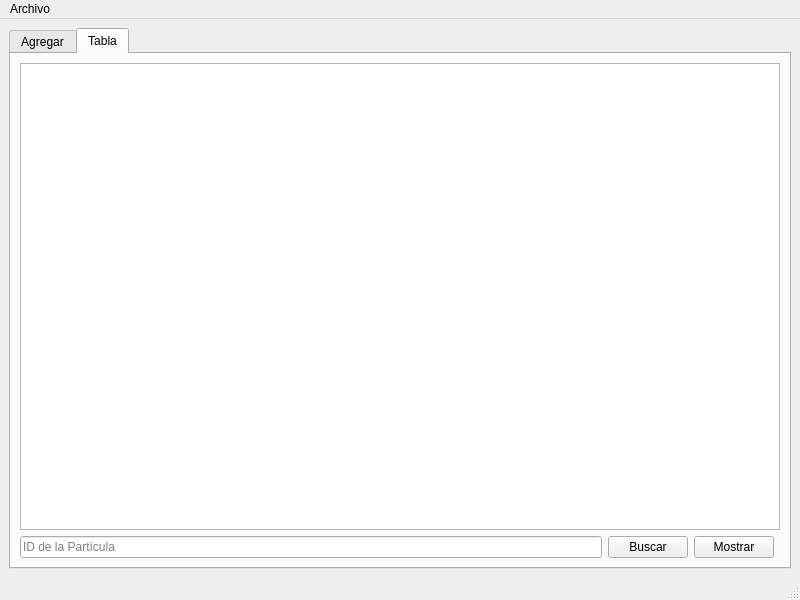
<?xml version="1.0" encoding="UTF-8"?>
<ui version="4.0">
 <class>MainWindow</class>
 <widget class="QMainWindow" name="MainWindow">
  <property name="geometry">
   <rect>
    <x>0</x>
    <y>0</y>
    <width>800</width>
    <height>600</height>
   </rect>
  </property>
  <property name="windowTitle">
   <string>MainWindow</string>
  </property>
  <widget class="QWidget" name="centralwidget">
   <layout class="QGridLayout" name="gridLayout_2">
    <item row="0" column="0">
     <widget class="QTabWidget" name="tabWidget">
      <property name="currentIndex">
       <number>1</number>
      </property>
      <widget class="QWidget" name="tab_3">
       <attribute name="title">
        <string>Agregar</string>
       </attribute>
       <widget class="QPlainTextEdit" name="Salida">
        <property name="geometry">
         <rect>
          <x>310</x>
          <y>10</y>
          <width>451</width>
          <height>491</height>
         </rect>
        </property>
       </widget>
       <widget class="QGroupBox" name="groupBox">
        <property name="geometry">
         <rect>
          <x>9</x>
          <y>9</y>
          <width>291</width>
          <height>491</height>
         </rect>
        </property>
        <property name="title">
         <string>Partículas</string>
        </property>
        <layout class="QGridLayout" name="gridLayout">
         <item row="9" column="0" colspan="3">
          <widget class="QPushButton" name="Agregar_Inicio_pushButton">
           <property name="text">
            <string>Agregar Inicio</string>
           </property>
          </widget>
         </item>
         <item row="0" column="1" colspan="2">
          <widget class="QSpinBox" name="ID_spinBox">
           <property name="maximum">
            <number>100000000</number>
           </property>
          </widget>
         </item>
         <item row="7" column="2">
          <widget class="QSpinBox" name="Green_spinBox">
           <property name="maximum">
            <number>255</number>
           </property>
          </widget>
         </item>
         <item row="8" column="2">
          <widget class="QSpinBox" name="Blue_spinBox">
           <property name="maximum">
            <number>255</number>
           </property>
          </widget>
         </item>
         <item row="3" column="0">
          <widget class="QLabel" name="label_4">
           <property name="text">
            <string>Destino en X</string>
           </property>
          </widget>
         </item>
         <item row="3" column="1" colspan="2">
          <widget class="QSpinBox" name="Destino_X_spinBox">
           <property name="maximum">
            <number>500</number>
           </property>
          </widget>
         </item>
         <item row="7" column="1">
          <widget class="QLabel" name="label_9">
           <property name="text">
            <string>Green</string>
           </property>
          </widget>
         </item>
         <item row="8" column="1">
          <widget class="QLabel" name="label_10">
           <property name="text">
            <string>Blue</string>
           </property>
          </widget>
         </item>
         <item row="11" column="0" colspan="3">
          <widget class="QPushButton" name="Mostrar_pushButton">
           <property name="text">
            <string>Mostrar</string>
           </property>
          </widget>
         </item>
         <item row="4" column="0">
          <widget class="QLabel" name="label_5">
           <property name="text">
            <string>Destino en Y</string>
           </property>
          </widget>
         </item>
         <item row="6" column="2">
          <widget class="QSpinBox" name="Red_spinBox">
           <property name="maximum">
            <number>255</number>
           </property>
          </widget>
         </item>
         <item row="10" column="0" colspan="3">
          <widget class="QPushButton" name="Agregar_Final_pushButton">
           <property name="text">
            <string>Agregar Final</string>
           </property>
          </widget>
         </item>
         <item row="4" column="1" colspan="2">
          <widget class="QSpinBox" name="Destino_Y_spinBox">
           <property name="maximum">
            <number>500</number>
           </property>
          </widget>
         </item>
         <item row="2" column="1" colspan="2">
          <widget class="QSpinBox" name="Origen_Y_spinBox">
           <property name="maximum">
            <number>500</number>
           </property>
          </widget>
         </item>
         <item row="5" column="1" colspan="2">
          <widget class="QSpinBox" name="Velocidad_spinBox">
           <property name="maximum">
            <number>100000000</number>
           </property>
          </widget>
         </item>
         <item row="1" column="1" colspan="2">
          <widget class="QSpinBox" name="Origen_X_spinBox">
           <property name="maximum">
            <number>500</number>
           </property>
          </widget>
         </item>
         <item row="0" column="0">
          <widget class="QLabel" name="label">
           <property name="text">
            <string>ID</string>
           </property>
          </widget>
         </item>
         <item row="2" column="0">
          <widget class="QLabel" name="label_3">
           <property name="text">
            <string>Origen en Y</string>
           </property>
          </widget>
         </item>
         <item row="5" column="0">
          <widget class="QLabel" name="label_6">
           <property name="text">
            <string>Velocidad</string>
           </property>
          </widget>
         </item>
         <item row="6" column="1">
          <widget class="QLabel" name="label_8">
           <property name="text">
            <string>Red</string>
           </property>
          </widget>
         </item>
         <item row="7" column="0">
          <widget class="QLabel" name="label_7">
           <property name="text">
            <string>COLOR - RGB</string>
           </property>
          </widget>
         </item>
         <item row="1" column="0">
          <widget class="QLabel" name="label_2">
           <property name="text">
            <string>Origen en X</string>
           </property>
          </widget>
         </item>
        </layout>
       </widget>
      </widget>
      <widget class="QWidget" name="tab_4">
       <attribute name="title">
        <string>Tabla</string>
       </attribute>
       <layout class="QGridLayout" name="gridLayout_3">
        <item row="1" column="0">
         <widget class="QLineEdit" name="Buscar_lineEdit">
          <property name="placeholderText">
           <string>ID de la Partícula</string>
          </property>
         </widget>
        </item>
        <item row="1" column="2">
         <widget class="QPushButton" name="Mostrar_Tabla_pushButton">
          <property name="text">
           <string>Mostrar</string>
          </property>
         </widget>
        </item>
        <item row="0" column="0" colspan="4">
         <widget class="QTableWidget" name="Table"/>
        </item>
        <item row="1" column="1">
         <widget class="QPushButton" name="Buscar_pushButton">
          <property name="text">
           <string>Buscar</string>
          </property>
         </widget>
        </item>
       </layout>
      </widget>
     </widget>
    </item>
   </layout>
  </widget>
  <widget class="QMenuBar" name="menubar">
   <property name="geometry">
    <rect>
     <x>0</x>
     <y>0</y>
     <width>800</width>
     <height>21</height>
    </rect>
   </property>
   <widget class="QMenu" name="menuArchivo">
    <property name="title">
     <string>Archivo</string>
    </property>
    <addaction name="actionAbrir_Archivo"/>
    <addaction name="actionGuardar_Archivo"/>
   </widget>
   <addaction name="menuArchivo"/>
  </widget>
  <widget class="QStatusBar" name="statusbar"/>
  <action name="actionAbrir_Archivo">
   <property name="text">
    <string>Abrir Archivo</string>
   </property>
   <property name="shortcut">
    <string>Ctrl+O</string>
   </property>
  </action>
  <action name="actionGuardar_Archivo">
   <property name="text">
    <string>Guardar Archivo</string>
   </property>
   <property name="shortcut">
    <string>Ctrl+G</string>
   </property>
  </action>
 </widget>
 <resources/>
 <connections/>
</ui>
